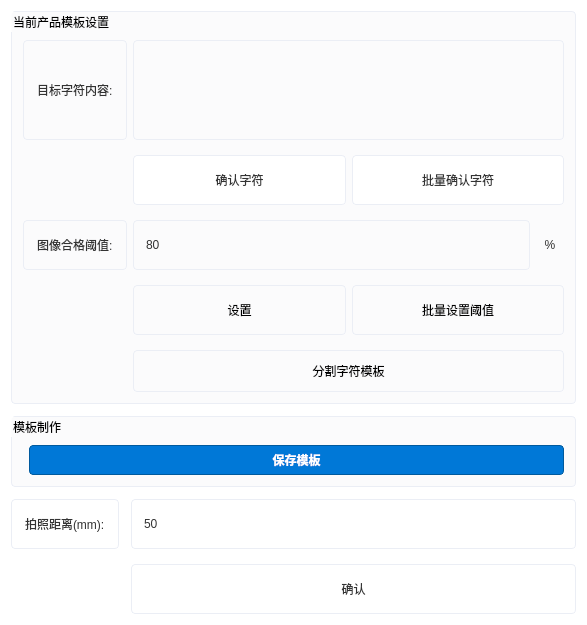
             <widget class="QWidget" name="widget_detectionSettingsScrollContent">
              <property name="geometry">
               <rect>
                <x>0</x>
                <y>-327</y>
                <width>587</width>
                <height>595</height>
               </rect>
              </property>
              <property name="styleSheet">
               <string notr="true">background:white;</string>
              </property>
              <layout class="QGridLayout" name="gridLayout_detectionSettings">
               <item row="0" column="0">
                <layout class="QVBoxLayout" name="verticalLayout_detectionSettings">
                 <property name="spacing">
                  <number>12</number>
                 </property>
                 <property name="leftMargin">
                  <number>0</number>
                 </property>
                 <property name="topMargin">
                  <number>0</number>
                 </property>
                 <property name="rightMargin">
                  <number>0</number>
                 </property>
                 <property name="bottomMargin">
                  <number>0</number>
                 </property>
                 <item>
                  <widget class="QGroupBox" name="groupBox_currentTemplateSettings">
                   <property name="styleSheet">
                    <string notr="true">background: #fbfbfc; border: 1px solid #ebeef5; border-radius: 4px; padding: 5px;</string>
                   </property>
                   <property name="title">
                    <string>当前产品模板设置</string>
                   </property>
                   <layout class="QGridLayout">
                    <property name="verticalSpacing">
                     <number>15</number>
                    </property>
                    <item row="5" column="1" colspan="2">
                     <widget class="QPushButton" name="pushButton_editCharacterTemplates">
                      <property name="minimumSize">
                       <size>
                        <width>0</width>
                        <height>42</height>
                       </size>
                      </property>
                      <property name="text">
                       <string>分割字符模板</string>
                      </property>
                     </widget>
                    </item>
                    <item row="2" column="1" colspan="2">
                     <layout class="QHBoxLayout" name="horizontalLayout_targetTextActions">
                      <property name="spacing">
                       <number>6</number>
                      </property>
                      <property name="leftMargin">
                       <number>0</number>
                      </property>
                      <property name="topMargin">
                       <number>0</number>
                      </property>
                      <property name="rightMargin">
                       <number>0</number>
                      </property>
                      <property name="bottomMargin">
                       <number>0</number>
                      </property>
                      <item>
                       <widget class="QPushButton" name="pushButton_applyTargetText">
                        <property name="minimumSize">
                         <size>
                          <width>0</width>
                          <height>50</height>
                         </size>
                        </property>
                        <property name="styleSheet">
                         <string notr="true">QPushButton {
background-color: #ffffff;
border: 1px solid #ebeef5;
border-radius: 4px;
color: #333333;
padding: 5px 10px;
}
QPushButton:hover {
background-color: #f2f6fc;
}
QPushButton:pressed {
background-color: #ebeef5;
}</string>
                        </property>
                        <property name="text">
                         <string>确认字符</string>
                        </property>
                       </widget>
                      </item>
                      <item>
                       <widget class="QPushButton" name="pushButton_applyBatchTargetText">
                        <property name="minimumSize">
                         <size>
                          <width>0</width>
                          <height>50</height>
                         </size>
                        </property>
                        <property name="styleSheet">
                         <string notr="true">QPushButton {
background-color: #ffffff;
border: 1px solid #ebeef5;
border-radius: 4px;
color: #333333;
padding: 5px 10px;
}
QPushButton:hover {
background-color: #f2f6fc;
}
QPushButton:pressed {
background-color: #ebeef5;
}</string>
                        </property>
                        <property name="text">
                         <string>批量确认字符</string>
                        </property>
                       </widget>
                      </item>
                     </layout>
                    </item>
                    <item row="1" column="0">
                     <widget class="QLabel" name="label_targetText">
                      <property name="styleSheet">
                       <string notr="true">background-color: transparent;
border: 1px solid #ebeef5;
border-radius: 4px;
color: #333333;
padding: 5px 10px;</string>
                      </property>
                      <property name="text">
                       <string>目标字符内容:</string>
                      </property>
                     </widget>
                    </item>
                    <item row="1" column="1" colspan="2">
                     <widget class="QTextEdit" name="textEdit_targetText">
                      <property name="sizePolicy">
                       <sizepolicy hsizetype="Expanding" vsizetype="Expanding">
                        <horstretch>0</horstretch>
                        <verstretch>100</verstretch>
                       </sizepolicy>
                      </property>
                      <property name="minimumSize">
                       <size>
                        <width>0</width>
                        <height>100</height>
                       </size>
                      </property>
                      <property name="maximumSize">
                       <size>
                        <width>16777215</width>
                        <height>100</height>
                       </size>
                      </property>
                      <property name="styleSheet">
                       <string notr="true">QTextEdit {
font: 16pt &quot;黑体&quot;;
background-color: transparent;
border: 1px solid #ebeef5;
border-radius: 4px;
color: #333333;
padding: 5px 10px;
}
QTextEdit:disabled {
color: #a8abb2;
}</string>
                      </property>
                     </widget>
                    </item>
                    <item row="3" column="0">
                     <widget class="QLabel" name="label_imageThreshold">
                      <property name="styleSheet">
                       <string notr="true">background-color: transparent;
border: 1px solid #ebeef5;
border-radius: 4px;
color: #333333;
padding: 5px 10px;</string>
                      </property>
                      <property name="text">
                       <string>图像合格阈值:</string>
                      </property>
                     </widget>
                    </item>
                    <item row="3" column="1">
                     <widget class="QLineEdit" name="lineEdit_imageThreshold">
                      <property name="minimumSize">
                       <size>
                        <width>0</width>
                        <height>50</height>
                       </size>
                      </property>
                      <property name="styleSheet">
                       <string notr="true">QLineEdit {
background-color: transparent;
border: 1px solid #ebeef5;
border-radius: 4px;
color: #333333;
padding: 5px 10px;
}
QLineEdit:disabled {
color: #a8abb2;
}</string>
                      </property>
                      <property name="text">
                       <string>80</string>
                      </property>
                     </widget>
                    </item>
                    <item row="3" column="2">
                     <widget class="QLabel" name="label_imageThresholdUnit">
                      <property name="minimumSize">
                       <size>
                        <width>28</width>
                        <height>50</height>
                       </size>
                      </property>
                      <property name="maximumSize">
                       <size>
                        <width>40</width>
                        <height>16777215</height>
                       </size>
                      </property>
                      <property name="styleSheet">
                       <string notr="true">background-color: transparent;
border: none;
color: #333333;
font: 14pt &quot;黑体&quot;;
padding: 0px;</string>
                      </property>
                      <property name="text">
                       <string>%</string>
                      </property>
                      <property name="alignment">
                       <set>Qt::AlignCenter</set>
                      </property>
                     </widget>
                    </item>
                    <item row="4" column="1" colspan="2">
                     <layout class="QHBoxLayout" name="horizontalLayout_imageThresholdActions">
                      <property name="spacing">
                       <number>6</number>
                      </property>
                      <property name="leftMargin">
                       <number>0</number>
                      </property>
                      <property name="topMargin">
                       <number>0</number>
                      </property>
                      <property name="rightMargin">
                       <number>0</number>
                      </property>
                      <property name="bottomMargin">
                       <number>0</number>
                      </property>
                      <item>
                       <widget class="QPushButton" name="pushButton_applyImageThreshold">
                        <property name="sizePolicy">
                         <sizepolicy hsizetype="Expanding" vsizetype="Fixed">
                          <horstretch>0</horstretch>
                          <verstretch>0</verstretch>
                         </sizepolicy>
                        </property>
                        <property name="minimumSize">
                         <size>
                          <width>0</width>
                          <height>50</height>
                         </size>
                        </property>
                        <property name="text">
                         <string>设置</string>
                        </property>
                       </widget>
                      </item>
                      <item>
                       <widget class="QPushButton" name="pushButton_applyBatchImageThreshold">
                        <property name="sizePolicy">
                         <sizepolicy hsizetype="Expanding" vsizetype="Fixed">
                          <horstretch>0</horstretch>
                          <verstretch>0</verstretch>
                         </sizepolicy>
                        </property>
                        <property name="minimumSize">
                         <size>
                          <width>0</width>
                          <height>50</height>
                         </size>
                        </property>
                        <property name="text">
                         <string>批量设置阈值</string>
                        </property>
                       </widget>
                      </item>
                     </layout>
                    </item>
                   </layout>
                  </widget>
                 </item>
                 <item>
                  <widget class="QGroupBox" name="groupBox_templateCreation">
                   <property name="styleSheet">
                    <string notr="true">background: #fbfbfc; border: 1px solid #ebeef5; border-radius: 4px; padding: 5px;</string>
                   </property>
                   <property name="title">
                    <string>模板制作</string>
                   </property>
                   <layout class="QFormLayout" name="formLayout_templateCreation">
                    <item row="0" column="1">
                     <widget class="QPushButton" name="pushButton_saveTemplate">
                      <property name="minimumSize">
                       <size>
                        <width>0</width>
                        <height>0</height>
                       </size>
                      </property>
                      <property name="font">
                       <font>
                        <pointsize>9</pointsize>
                        <bold>true</bold>
                       </font>
                      </property>
                      <property name="styleSheet">
                       <string notr="true">QPushButton {
    background-color: #0078D7; /* 醒目的蓝色 */
    color: white;              /* 白色文字 */
    border-radius: 4px;        /* 圆角边缘 */
    border: 1px solid #005A9E;
}
QPushButton:hover {
    background-color: #1084D0; /* 鼠标悬停时稍微变亮 */
}
QPushButton:pressed {
    background-color: #005A9E; /* 按下时变暗 */
}</string>
                      </property>
                      <property name="text">
                       <string>保存模板</string>
                      </property>
                     </widget>
                    </item>
                   </layout>
                  </widget>
                 </item>
                 <item>
                  <layout class="QGridLayout" name="gridLayout_photoDistance">
                   <property name="verticalSpacing">
                    <number>15</number>
                   </property>
                   <item row="0" column="0">
                    <widget class="QLabel" name="label_photoDistance">
                     <property name="styleSheet">
                      <string notr="true">background-color: #ffffff;
border: 1px solid #ebeef5;
border-radius: 4px;
color: #333333;
padding: 5px 10px;</string>
                     </property>
                     <property name="text">
                      <string>拍照距离(mm):</string>
                     </property>
                    </widget>
                   </item>
                   <item row="0" column="1">
                    <widget class="QLineEdit" name="lineEdit_photoDistance">
                     <property name="minimumSize">
                      <size>
                       <width>0</width>
                       <height>50</height>
                      </size>
                     </property>
                     <property name="styleSheet">
                      <string notr="true">background-color: #ffffff;
border: 1px solid #ebeef5;
border-radius: 4px;
color: #333333;
padding: 5px 10px;</string>
                     </property>
                     <property name="text">
                      <string>50</string>
                     </property>
                    </widget>
                   </item>
                   <item row="1" column="1">
                    <widget class="QPushButton" name="pushButton_applyPhotoDistance">
                     <property name="minimumSize">
                      <size>
                       <width>0</width>
                       <height>50</height>
                      </size>
                     </property>
                     <property name="styleSheet">
                      <string notr="true">QPushButton {
background-color: #ffffff;
border: 1px solid #ebeef5;
border-radius: 4px;
color: #333333;
padding: 5px 10px;
}
QPushButton:hover {
background-color: #f2f6fc;
}
QPushButton:pressed {
background-color: #ebeef5;
}</string>
                     </property>
                     <property name="text">
                      <string>确认</string>
                     </property>
                    </widget>
                   </item>
                  </layout>
                 </item>
                 <item>
                  <spacer name="verticalSpacer_detectionSettingsBottom">
                   <property name="orientation">
                    <enum>Qt::Vertical</enum>
                   </property>
                   <property name="sizeHint" stdset="0">
                    <size>
                     <width>20</width>
                     <height>40</height>
                    </size>
                   </property>
                  </spacer>
                 </item>
                </layout>
               </item>
              </layout>
             </widget>
